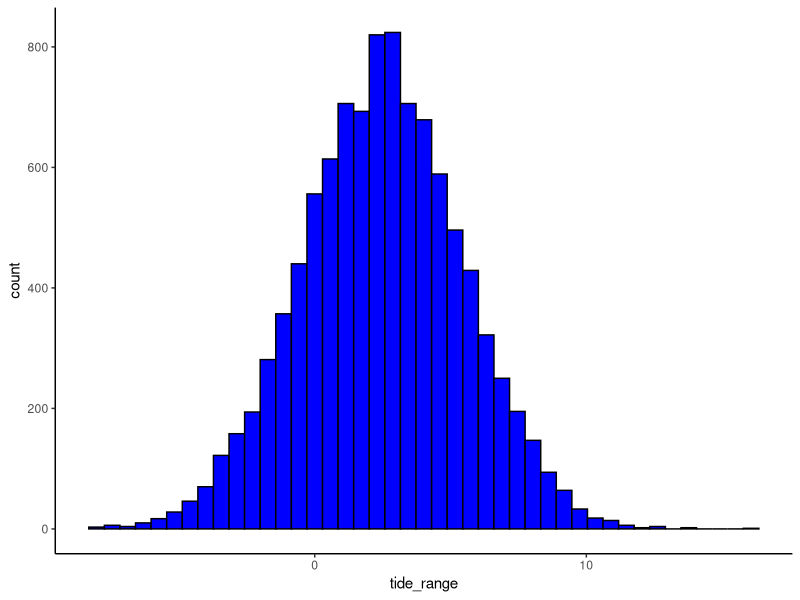
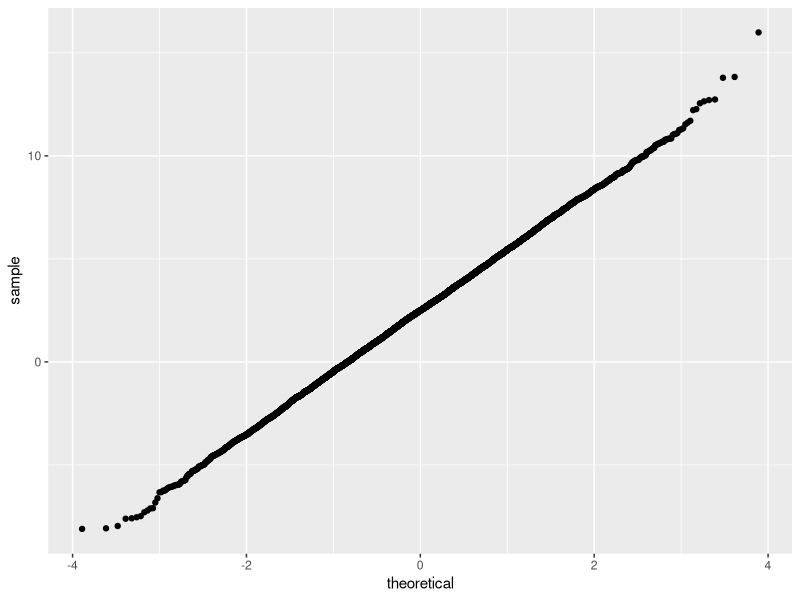

The R script that drew these images, in order: (Note: this script raises an error after producing the figures.)
## ---- chunk 1
knitr::opts_chunk$set(echo = TRUE)
## ---- chunk 2
library(tidyverse)
library(knitr)
library(kableExtra)

flooding_probability <- read_csv("Probability of flooding.csv")
flood_risk_2050 <- read_csv("Flood_Risk_2050.csv")
## ---- chunk 3

x <- rnorm(1000, mean = 0, sd = 1) %>%
  as.data.frame()

## ---- chunk 4
#Creating a sample of tide ranges

tide_range <- rnorm(10000, mean = 2.5, sd = 3) %>%
  as.data.frame

colnames(tide_range) <- c("tide_range")
#Creating a random set of numbers for tide ranges around a mean of 2.5 and a sd of 3


## ---- chunk 5
#inital data exploration

tide_range_hist <- ggplot(tide_range, aes(x=tide_range)) +
  geom_histogram(bins=43, fill = "blue", color="black") +
  theme_classic()
tide_range_hist #creating a histogram to view normal distribution of tide range

tide_range_qq <- ggplot(tide_range, aes(sample=tide_range)) +
  geom_qq()
tide_range_qq #creating a qq plot to view normal distribution of tide range

## ---- chunk 6
# Counting the amount of floods and proportion under normal conditions

tide_range_flood <- tide_range %>%
  mutate(Flood = ifelse(tide_range > 7.5, "Flood", "No Flood")) %>%
  count(Flood, Flood) %>%
  spread(Flood, n) # Creating a count of the number of time that the water is high enough to flood assuming over 7.5 m causes a significant flood.

Flood_Prop <- round(prop.table(as.matrix(tide_range_flood), 1), 3) #Creates a proportion table of the number of floods vs the number of no floods

#The Risk of flood under normal conditions is 4.8%

## ---- chunk 7
# Counting the amount of floods and proportion under normal conditions at high tide

tide_range_high <- rnorm(10000, mean = 5, sd = 3) %>%
  as.data.frame

colnames(tide_range_high) <- c("tide_range_high")

tide_range_flood_high <- tide_range_high %>%
  mutate(Flood = ifelse(tide_range_high > 7.5, "Flood", "No Flood")) %>%
  count(Flood, Flood) %>%
  spread(Flood, n) # Creating a count of the number of time that the water is high enough to flood assuming over 7.5 m causes a significant flood.

Flood_Prop_high <- round(prop.table(as.matrix(tide_range_flood_high), 1), 3) #Creates a proportion table of the number of floods vs the number of no floods

#The Risk of flood under normal conditions at high tide is 19.8%

## ---- chunk 8
# Counting the amount of floods and proportion under normal conditions at low tide

tide_range_low <- rnorm(10000, mean = 0, sd = 3) %>%
  as.data.frame

colnames(tide_range_low) <- c("tide_range_low")

tide_range_flood_low <- tide_range_low %>%
  mutate(Flood = ifelse(tide_range_low > 7.5, "Flood", "No Flood")) %>%
  count(Flood, Flood) %>%
  spread(Flood, n) # Creating a count of the number of time that the water is high enough to flood assuming over 7.5 m causes a significant flood.

Flood_Prop_low <- round(prop.table(as.matrix(tide_range_flood_low), 1), 3) #Creates a proportion table of the number of floods vs the number of no floods

#The Risk of flood under normal conditions at low tide is 0.6%
## ---- chunk 9
# Counting the amount of floods and proportions with a storm surge of 1m in the middle of high and low tide

storm_surge1_0 <- rnorm(10000, mean = 3.5, sd = 3) %>%
  as.data.frame

colnames(storm_surge1_0) <- c("storm_surge1_0")

storm_surge1_0flood <- storm_surge1_0 %>%
  mutate(Flood = ifelse(storm_surge1_0 > 7.5, "Flood", "No Flood")) %>%
  count(Flood, Flood) %>%
  spread(Flood, n)

storm_surge1_0prop <- round(prop.table(as.matrix(storm_surge1_0flood), 1), 3)

#there is a 8.7% chance of flooding under these conditions

## ---- chunk 10
# Counting the amount of floods and proportions with a storm surge of 1m at high tide

storm_surge1_high <- rnorm(10000, mean = 6, sd = 3) %>%
  as.data.frame

colnames(storm_surge1_high) <- c("storm_surge1_high")

storm_surge1_highflood <- storm_surge1_high %>%
  mutate(Flood = ifelse(storm_surge1_high > 7.5, "Flood", "No Flood")) %>%
  count(Flood, Flood) %>%
  spread(Flood, n)

storm_surge1_highprop <- round(prop.table(as.matrix(storm_surge1_highflood), 1), 3)

#there is a 30.9 percent chance of flooding under these conditions
## ---- chunk 11
# Counting the amount of floods and proportions with a storm surge of 1m at low tide

storm_surge1_low <- rnorm(10000, mean = 1, sd = 3) %>%
  as.data.frame

colnames(storm_surge1_low) <- c("storm_surge1_low")

storm_surge1_lowflood <- storm_surge1_low %>%
  mutate(Flood = ifelse(storm_surge1_low > 7.5, "Flood", "No Flood")) %>%
  count(Flood, Flood) %>%
  spread(Flood, n)

storm_surge1_lowprop <- round(prop.table(as.matrix(storm_surge1_lowflood), 1), 3)

#there is a 1.6% chance of flooding under these conditions
## ---- chunk 12
# Counting the amount of floods and proportions with a storm surge of 2m

storm_surge2_0 <- rnorm(10000, mean = 4.5, sd = 3) %>%
  as.data.frame

colnames(storm_surge2_0) <- c("storm_surge2_0")

storm_surge2_0flood <- storm_surge2_0 %>%
  mutate(Flood = ifelse(storm_surge2_0 > 7.5, "Flood", "No Flood")) %>%
  count(Flood, Flood) %>%
  spread(Flood, n)

storm_surge2_0prop <- round(prop.table(as.matrix(storm_surge2_0flood), 1), 3)

#there is a 15.4% chance of flooding under these conditions
## ---- chunk 13
# Counting the amount of floods and proportions with a storm surge of 2m at high tide

storm_surge2_high <- rnorm(10000, mean = 7, sd = 3) %>%
  as.data.frame

colnames(storm_surge2_high) <- c("storm_surge2_high")

storm_surge2_highflood <- storm_surge2_high %>%
  mutate(Flood = ifelse(storm_surge2_high > 7.5, "Flood", "No Flood")) %>%
  count(Flood, Flood) %>%
  spread(Flood, n)

storm_surge2_highprop <- round(prop.table(as.matrix(storm_surge2_highflood), 1), 3)

#there is a 43.1% chance of flooding under these conditions
## ---- chunk 14
# Counting the amount of floods and proportions with a storm surge of 2m at low tide

storm_surge2_low <- rnorm(10000, mean = 2, sd = 3) %>%
  as.data.frame

colnames(storm_surge2_low) <- c("storm_surge2_low")

storm_surge2_lowflood <- storm_surge2_low %>%
  mutate(Flood = ifelse(storm_surge2_low > 7.5, "Flood", "No Flood")) %>%
  count(Flood, Flood) %>%
  spread(Flood, n)

storm_surge2_lowprop <- round(prop.table(as.matrix(storm_surge2_lowflood), 1), 3)

#there is a 3.2% chance of flooding under these conditions
## ---- chunk 15
# Counting the amount of floods and proportions with a storm surge of 3m between high and low tide

storm_surge3_0 <- rnorm(10000, mean = 5.5, sd = 3) %>%
  as.data.frame

colnames(storm_surge3_0) <- c("storm_surge3_0")

storm_surge3_0flood <- storm_surge3_0 %>%
  mutate(Flood = ifelse(storm_surge3_0 > 7.5, "Flood", "No Flood")) %>%
  count(Flood, Flood) %>%
  spread(Flood, n)

storm_surge3_0prop <- round(prop.table(as.matrix(storm_surge3_0flood), 1), 3)

#there is a 25% chance of flooding under these conditions
## ---- chunk 16
# Counting the amount of floods and proportions with a storm surge of 3m at high tide

storm_surge3_high <- rnorm(10000, mean = 8, sd = 3) %>%
  as.data.frame

colnames(storm_surge3_high) <- c("storm_surge3_high")

storm_surge3_highflood <- storm_surge3_high %>%
  mutate(Flood = ifelse(storm_surge3_high > 7.5, "Flood", "No Flood")) %>%
  count(Flood, Flood) %>%
  spread(Flood, n)

storm_surge3_highprop <- round(prop.table(as.matrix(storm_surge3_highflood), 1), 3)

#there is a 57.2% chance of flooding under these conditions
## ---- chunk 17
# Counting the amount of floods and proportions with a storm surge of 2m at low tide

storm_surge3_low <- rnorm(10000, mean = 3, sd = 3) %>%
  as.data.frame

colnames(storm_surge3_low) <- c("storm_surge3_low")

storm_surge3_lowflood <- storm_surge3_low %>%
  mutate(Flood = ifelse(storm_surge3_low > 7.5, "Flood", "No Flood")) %>%
  count(Flood, Flood) %>%
  spread(Flood, n)

storm_surge3_lowprop <- round(prop.table(as.matrix(storm_surge3_lowflood), 1), 3)

#there is a 6.8% chance of flooding under these conditions
## ---- chunk 18
#Create table of probability of flooding

flood_probability_select <- flooding_probability %>%
  select(-conditions) #created a data frame without the column conditions

rownames(flood_probability_select) <- c("Normal Conditions", "Storm Surge 1m", "Storm Surge 2m", "Storm Surge 3m") #set the row names in the data frame as what the conditions were

flood_probability_table <- kable(flood_probability_select,
                                 col.names = c("Low Tide", "Mid Tide", "High Tide"),
                                 caption = "Table 1. Risk of Flooding in New York at Low, Mid and High Tide, Under Normal Conditions and Storm Surges of 1m, 2m, and 3m"
                                  ) %>%
  kable_styling(bootstrap_options = c("striped"), full_width = FALSE)

flood_probability_table

## ---- chunk 19
# Estimating the change in flood risk as sea level rises in 2050
# 10 percentile sea level rise or 7 inches/ 0.1778m at high tide

flood_risk_ht_2050 <- rnorm(10000, mean = 5.1778, sd = 3) %>%
  as.data.frame

colnames(flood_risk_ht_2050) <- c("flood_risk_ht_2050")

flood_risk_ht_2050_t10 <- flood_risk_ht_2050 %>%
  mutate(Flood = ifelse(flood_risk_ht_2050 > 7.5, "Flood", "No Flood")) %>%
  count(Flood, Flood) %>%
  spread(Flood, n) # Creating a count of the number of time that the water is high enough to flood assuming over 7.5 m causes a significant flood.

flood_risk_ht_2050_prop <- round(prop.table(as.matrix(flood_risk_ht_2050_t), 1), 3) #Creates a proportion table of the number of floods vs the number of no floods

## ---- chunk 20
# Estimating the change in flood risk as sea level rises in 2050
# 10 percentile sea level rise or 7 inches/ 0.1778m at mid tide

flood_risk_mt_2050 <- rnorm(10000, mean = 2.6778, sd = 3) %>%
  as.data.frame

colnames(flood_risk_mt_2050) <- c("flood_risk_mt_2050")

flood_risk_mt_2050_t10 <- flood_risk_mt_2050 %>%
  mutate(Flood = ifelse(flood_risk_mt_2050 > 7.5, "Flood", "No Flood")) %>%
  count(Flood, Flood) %>%
  spread(Flood, n) # Creating a count of the number of time that the water is high enough to flood assuming over 7.5 m causes a significant flood.

flood_risk_mt_2050_prop10 <- round(prop.table(as.matrix(flood_risk_mt_2050_t10), 1), 3) #Creates a proportion table of the number of floods vs the number of no floods

## ---- chunk 21
# Estimating the change in flood risk as sea level rises in 2050
# 10 percentile sea level rise or 7 inches/ 0.1778m at mid tide

flood_risk_lt_2050 <- rnorm(10000, mean = 0.1778, sd = 3) %>%
  as.data.frame

colnames(flood_risk_lt_2050) <- c("flood_risk_lt_2050")

flood_risk_lt_2050_t10 <- flood_risk_lt_2050 %>%
  mutate(Flood = ifelse(flood_risk_lt_2050 > 7.5, "Flood", "No Flood")) %>%
  count(Flood, Flood) %>%
  spread(Flood, n) # Creating a count of the number of time that the water is high enough to flood assuming over 7.5 m causes a significant flood.

flood_risk_lt_2050_prop10 <- round(prop.table(as.matrix(flood_risk_lt_2050_t10), 1), 3) #Creates a proportion table of the number of floods vs the number of no floods
## ---- chunk 22
# Estimating the change in flood risk as sea level rises in 2050
# 90 percentile sea level rise or 7 inches/ 0.7874m at high tide

flood_risk_ht_2050_90 <- rnorm(10000, mean = 5.7874, sd = 3) %>%
  as.data.frame

colnames(flood_risk_ht_2050_90) <- c("flood_risk_ht_2050_90")

flood_risk_ht_2050_t90 <- flood_risk_ht_2050_90 %>%
  mutate(Flood = ifelse(flood_risk_ht_2050_90 > 7.5, "Flood", "No Flood")) %>%
  count(Flood, Flood) %>%
  spread(Flood, n) # Creating a count of the number of time that the water is high enough to flood assuming over 7.5 m causes a significant flood.

flood_risk_ht_2050_prop90 <- round(prop.table(as.matrix(flood_risk_ht_2050_t90), 1), 3) #Creates a proportion table of the number of floods vs the number of no floods

## ---- chunk 23
# Estimating the change in flood risk as sea level rises in 2050
# 90 percentile sea level rise or 31 inches/ 0.7874m at mid tide

flood_risk_mt_2050_90 <- rnorm(10000, mean = 3.2874, sd = 3) %>%
  as.data.frame

colnames(flood_risk_mt_2050_90) <- c("flood_risk_mt_2050_90")

flood_risk_mt_2050_t90 <- flood_risk_mt_2050_90 %>%
  mutate(Flood = ifelse(flood_risk_mt_2050_90 > 7.5, "Flood", "No Flood")) %>%
  count(Flood, Flood) %>%
  spread(Flood, n) # Creating a count of the number of time that the water is high enough to flood assuming over 7.5 m causes a significant flood.

flood_risk_mt_2050_prop90 <- round(prop.table(as.matrix(flood_risk_mt_2050_t90), 1), 3) #Creates a proportion table of the number of floods vs the number of no floods

## ---- chunk 24
# Estimating the change in flood risk as sea level rises in 2050
# 90 percentile sea level rise or 7 inches/ 0.7874m at mid tide

flood_risk_lt_2050_90 <- rnorm(10000, mean = 0.7874, sd = 3) %>%
  as.data.frame

colnames(flood_risk_lt_2050_90) <- c("flood_risk_lt_2050_90")

flood_risk_lt_2050_t90 <- flood_risk_lt_2050_90 %>%
  mutate(Flood = ifelse(flood_risk_lt_2050_90 > 7.5, "Flood", "No Flood")) %>%
  count(Flood, Flood) %>%
  spread(Flood, n) # Creating a count of the number of time that the water is high enough to flood assuming over 7.5 m causes a significant flood.

flood_risk_lt_2050_prop90 <- round(prop.table(as.matrix(flood_risk_lt_2050_t90), 1), 3) #Creates a proportion table of the number of floods vs the number of no floods
## ---- chunk 25
# Estimating the change in flood risk as sea level rises in 2050
# 10 percentile sea level rise or 7 inches/ 0.1778m at high tide
#storm surge 1 m

flood_risk_ht_2050_s1 <- rnorm(10000, mean = 6.1778, sd = 3) %>%
  as.data.frame

colnames(flood_risk_ht_2050_s1) <- c("flood_risk_ht_2050_s1")

s1_flood_risk_ht_2050_t10 <- flood_risk_ht_2050_s1 %>%
  mutate(Flood = ifelse(flood_risk_ht_2050_s1 > 7.5, "Flood", "No Flood")) %>%
  count(Flood, Flood) %>%
  spread(Flood, n) # Creating a count of the number of time that the water is high enough to flood assuming over 7.5 m causes a significant flood.

s1_flood_risk_ht_2050_prop <- round(prop.table(as.matrix(s1_flood_risk_ht_2050_t10), 1), 3) #Creates a proportion table of the number of floods vs the number of no floods

## ---- chunk 26
# Estimating the change in flood risk as sea level rises in 2050
# 10 percentile sea level rise or 7 inches/ 0.1778m at mid tide
#storm surge 1m

flood_risk_mt_2050_s1 <- rnorm(10000, mean = 3.6778, sd = 3) %>%
  as.data.frame

colnames(flood_risk_mt_2050_s1) <- c("flood_risk_mt_2050_s1")

s1_flood_risk_mt_2050_t10 <- flood_risk_mt_2050_s1 %>%
  mutate(Flood = ifelse(flood_risk_mt_2050_s1 > 7.5, "Flood", "No Flood")) %>%
  count(Flood, Flood) %>%
  spread(Flood, n) # Creating a count of the number of time that the water is high enough to flood assuming over 7.5 m causes a significant flood.

s1_flood_risk_mt_2050_prop10 <- round(prop.table(as.matrix(s1_flood_risk_mt_2050_t10), 1), 3) #Creates a proportion table of the number of floods vs the number of no floods

## ---- chunk 27
# Estimating the change in flood risk as sea level rises in 2050
# 10 percentile sea level rise or 7 inches/ 0.1778m at mid tide
#storm surge 1m

flood_risk_lt_2050_s1 <- rnorm(10000, mean = 1.1778, sd = 3) %>%
  as.data.frame

colnames(flood_risk_lt_2050_s1) <- c("flood_risk_lt_2050_s1")

s1_flood_risk_lt_2050_t10 <- flood_risk_lt_2050_s1 %>%
  mutate(Flood = ifelse(flood_risk_lt_2050_s1 > 7.5, "Flood", "No Flood")) %>%
  count(Flood, Flood) %>%
  spread(Flood, n) # Creating a count of the number of time that the water is high enough to flood assuming over 7.5 m causes a significant flood.

s1_flood_risk_lt_2050_prop10 <- round(prop.table(as.matrix(s1_flood_risk_lt_2050_t10), 1), 3) #Creates a proportion table of the number of floods vs the number of no floods
## ---- chunk 28
# Estimating the change in flood risk as sea level rises in 2050
# 90 percentile sea level rise or 7 inches/ 0.7874m at high tide
# Storm Surge 1m
flood_risk_ht_2050_90_s1 <- rnorm(10000, mean = 6.7874, sd = 3) %>%
  as.data.frame

colnames(flood_risk_ht_2050_90_s1) <- c("flood_risk_ht_2050_90_s1")

s1_flood_risk_ht_2050_t90 <- flood_risk_ht_2050_90_s1 %>%
  mutate(Flood = ifelse(flood_risk_ht_2050_90_s1 > 7.5, "Flood", "No Flood")) %>%
  count(Flood, Flood) %>%
  spread(Flood, n) # Creating a count of the number of time that the water is high enough to flood assuming over 7.5 m causes a significant flood.

s1_flood_risk_ht_2050_prop90 <- round(prop.table(as.matrix(s1_flood_risk_ht_2050_t90), 1), 3) #Creates a proportion table of the number of floods vs the number of no floods

## ---- chunk 29
# Estimating the change in flood risk as sea level rises in 2050
# 90 percentile sea level rise or 31 inches/ 0.7874m at mid tide

flood_risk_mt_2050_90_s1 <- rnorm(10000, mean = 4.2874, sd = 3) %>%
  as.data.frame

colnames(flood_risk_mt_2050_90_s1) <- c("flood_risk_mt_2050_90_s1")

s1_flood_risk_mt_2050_t90 <- flood_risk_mt_2050_90_s1 %>%
  mutate(Flood = ifelse(flood_risk_mt_2050_90_s1 > 7.5, "Flood", "No Flood")) %>%
  count(Flood, Flood) %>%
  spread(Flood, n) # Creating a count of the number of time that the water is high enough to flood assuming over 7.5 m causes a significant flood.

s1_flood_risk_mt_2050_prop90 <- round(prop.table(as.matrix(s1_flood_risk_mt_2050_t90), 1), 3) #Creates a proportion table of the number of floods vs the number of no floods

## ---- chunk 30
# Estimating the change in flood risk as sea level rises in 2050
# 90 percentile sea level rise or 7 inches/ 0.7874m at mid tide

flood_risk_lt_2050_90_s1 <- rnorm(10000, mean = 1.7874, sd = 3) %>%
  as.data.frame

colnames(flood_risk_lt_2050_90_s1) <- c("flood_risk_lt_2050_90_s1")

s1_flood_risk_lt_2050_t90 <- flood_risk_lt_2050_90_s1 %>%
  mutate(Flood = ifelse(flood_risk_lt_2050_90_s1 > 7.5, "Flood", "No Flood")) %>%
  count(Flood, Flood) %>%
  spread(Flood, n) # Creating a count of the number of time that the water is high enough to flood assuming over 7.5 m causes a significant flood.

s1_flood_risk_lt_2050_prop90 <- round(prop.table(as.matrix(s1_flood_risk_lt_2050_t90), 1), 3) #Creates a proportion table of the number of floods vs the number of no floods
## ---- chunk 31
# Estimating the change in flood risk as sea level rises in 2050
# 10 percentile sea level rise or 7 inches/ 0.1778m at high tide
#storm surge 2 m

flood_risk_ht_2050_s2 <- rnorm(10000, mean = 7.1778, sd = 3) %>%
  as.data.frame

colnames(flood_risk_ht_2050_s2) <- c("flood_risk_ht_2050_s2")

s2_flood_risk_ht_2050_t10 <- flood_risk_ht_2050_s2 %>%
  mutate(Flood = ifelse(flood_risk_ht_2050_s2 > 7.5, "Flood", "No Flood")) %>%
  count(Flood, Flood) %>%
  spread(Flood, n) # Creating a count of the number of time that the water is high enough to flood assuming over 7.5 m causes a significant flood.

surge2_fr_ht_2050_prop10 <- round(prop.table(as.matrix(s2_flood_risk_ht_2050_t10), 1), 3) #Creates a proportion table of the number of floods vs the number of no floods

## ---- chunk 32
# Estimating the change in flood risk as sea level rises in 2050
# 10 percentile sea level rise or 7 inches/ 0.1778m at mid tide
#storm surge 1m

flood_risk_mt_2050_s2 <- rnorm(10000, mean = 4.6778, sd = 3) %>%
  as.data.frame

colnames(flood_risk_mt_2050_s2) <- c("flood_risk_mt_2050_s2")

s2_flood_risk_mt_2050_t10 <- flood_risk_mt_2050_s2 %>%
  mutate(Flood = ifelse(flood_risk_mt_2050_s2 > 7.5, "Flood", "No Flood")) %>%
  count(Flood, Flood) %>%
  spread(Flood, n) # Creating a count of the number of time that the water is high enough to flood assuming over 7.5 m causes a significant flood.

surge2_fr_mt_2050_prop10 <- round(prop.table(as.matrix(s2_flood_risk_mt_2050_t10), 1), 3) #Creates a proportion table of the number of floods vs the number of no floods

## ---- chunk 33
# Estimating the change in flood risk as sea level rises in 2050
# 10 percentile sea level rise or 7 inches/ 0.1778m at mid tide
#storm surge 2m

flood_risk_lt_2050_s2 <- rnorm(10000, mean = 2.1778, sd = 3) %>%
  as.data.frame

colnames(flood_risk_lt_2050_s2) <- c("flood_risk_lt_2050_s2")

s2_flood_risk_lt_2050_t10 <- flood_risk_lt_2050_s2 %>%
  mutate(Flood = ifelse(flood_risk_lt_2050_s2 > 7.5, "Flood", "No Flood")) %>%
  count(Flood, Flood) %>%
  spread(Flood, n) # Creating a count of the number of time that the water is high enough to flood assuming over 7.5 m causes a significant flood.

surge2_fr_lt_2050_prop10 <- round(prop.table(as.matrix(s2_flood_risk_lt_2050_t10), 1), 3) #Creates a proportion table of the number of floods vs the number of no floods
## ---- chunk 34
# Estimating the change in flood risk as sea level rises in 2050
# 90 percentile sea level rise or 7 inches/ 0.7874m at high tide
# Storm Surge 1m
flood_risk_ht_2050_90_s2 <- rnorm(10000, mean = 7.7874, sd = 3) %>%
  as.data.frame

colnames(flood_risk_ht_2050_90_s2) <- c("flood_risk_ht_2050_90_s2")

s2_flood_risk_ht_2050_t90 <- flood_risk_ht_2050_90_s2 %>%
  mutate(Flood = ifelse(flood_risk_ht_2050_90_s2 > 7.5, "Flood", "No Flood")) %>%
  count(Flood, Flood) %>%
  spread(Flood, n) # Creating a count of the number of time that the water is high enough to flood assuming over 7.5 m causes a significant flood.

surge2_fr_ht_2050_prop90 <- round(prop.table(as.matrix(s2_flood_risk_ht_2050_t90), 1), 3) #Creates a proportion table of the number of floods vs the number of no floods

## ---- chunk 35
# Estimating the change in flood risk as sea level rises in 2050
# 90 percentile sea level rise or 31 inches/ 0.7874m at mid tide

flood_risk_mt_2050_90_s2 <- rnorm(10000, mean = 5.2874, sd = 3) %>%
  as.data.frame

colnames(flood_risk_mt_2050_90_s2) <- c("flood_risk_mt_2050_90_s2")

s2_flood_risk_mt_2050_t90 <- flood_risk_mt_2050_90_s2 %>%
  mutate(Flood = ifelse(flood_risk_mt_2050_90_s2 > 7.5, "Flood", "No Flood")) %>%
  count(Flood, Flood) %>%
  spread(Flood, n) # Creating a count of the number of time that the water is high enough to flood assuming over 7.5 m causes a significant flood.

surge2_fr_mt_2050_prop90 <- round(prop.table(as.matrix(s2_flood_risk_mt_2050_t90), 1), 3) #Creates a proportion table of the number of floods vs the number of no floods

## ---- chunk 36
# Estimating the change in flood risk as sea level rises in 2050
# 90 percentile sea level rise or 7 inches/ 0.7874m at mid tide

flood_risk_lt_2050_90_s2 <- rnorm(10000, mean = 2.7874, sd = 3) %>%
  as.data.frame

colnames(flood_risk_lt_2050_90_s2) <- c("flood_risk_lt_2050_90_s2")

s2_flood_risk_lt_2050_t90 <- flood_risk_lt_2050_90_s2 %>%
  mutate(Flood = ifelse(flood_risk_lt_2050_90_s2 > 7.5, "Flood", "No Flood")) %>%
  count(Flood, Flood) %>%
  spread(Flood, n) # Creating a count of the number of time that the water is high enough to flood assuming over 7.5 m causes a significant flood.

surge2_fr_lt_2050_prop90 <- round(prop.table(as.matrix(s2_flood_risk_lt_2050_t90), 1), 3) #Creates a proportion table of the number of floods vs the number of no floods
## ---- chunk 37
# Estimating the change in flood risk as sea level rises in 2050
# 10 percentile sea level rise or 7 inches/ 0.1778m at high tide
#storm surge 3 m

flood_risk_ht_2050_s3 <- rnorm(10000, mean = 8.1778, sd = 3) %>%
  as.data.frame

colnames(flood_risk_ht_2050_s3) <- c("flood_risk_ht_2050_s3")

s3_flood_risk_ht_2050_t10 <- flood_risk_ht_2050_s3 %>%
  mutate(Flood = ifelse(flood_risk_ht_2050_s3 > 7.5, "Flood", "No Flood")) %>%
  count(Flood, Flood) %>%
  spread(Flood, n) # Creating a count of the number of time that the water is high enough to flood assuming over 7.5 m causes a significant flood.

storm3m_fr_ht_2050_prop10 <- round(prop.table(as.matrix(s3_flood_risk_ht_2050_t10), 1), 3) #Creates a proportion table of the number of floods vs the number of no floods

## ---- chunk 38
# Estimating the change in flood risk as sea level rises in 2050
# 10 percentile sea level rise or 7 inches/ 0.1778m at mid tide
#storm surge 1m

flood_risk_mt_2050_s3 <- rnorm(10000, mean = 5.6778, sd = 3) %>%
  as.data.frame

colnames(flood_risk_mt_2050_s3) <- c("flood_risk_mt_2050_s3")

s3_flood_risk_mt_2050_t10 <- flood_risk_mt_2050_s3 %>%
  mutate(Flood = ifelse(flood_risk_mt_2050_s3 > 7.5, "Flood", "No Flood")) %>%
  count(Flood, Flood) %>%
  spread(Flood, n) # Creating a count of the number of time that the water is high enough to flood assuming over 7.5 m causes a significant flood.

storm3m_fr_mt_2050_prop10 <- round(prop.table(as.matrix(s3_flood_risk_mt_2050_t10), 1), 3) #Creates a proportion table of the number of floods vs the number of no floods

## ---- chunk 39
# Estimating the change in flood risk as sea level rises in 2050
# 10 percentile sea level rise or 7 inches/ 0.1778m at mid tide
#storm surge 2m

flood_risk_lt_2050_s3 <- rnorm(10000, mean = 3.1778, sd = 3) %>%
  as.data.frame

colnames(flood_risk_lt_2050_s3) <- c("flood_risk_lt_2050_s3")

s3_flood_risk_lt_2050_t10 <- flood_risk_lt_2050_s3 %>%
  mutate(Flood = ifelse(flood_risk_lt_2050_s3 > 7.5, "Flood", "No Flood")) %>%
  count(Flood, Flood) %>%
  spread(Flood, n) # Creating a count of the number of time that the water is high enough to flood assuming over 7.5 m causes a significant flood.

storm3m_fr_lt_2050_prop10 <- round(prop.table(as.matrix(s3_flood_risk_lt_2050_t10), 1), 3) #Creates a proportion table of the number of floods vs the number of no floods
## ---- chunk 40
# Estimating the change in flood risk as sea level rises in 2050
# 90 percentile sea level rise or 7 inches/ 0.7874m at high tide
# Storm Surge 1m
flood_risk_ht_2050_90_s3 <- rnorm(10000, mean = 8.7874, sd = 3) %>%
  as.data.frame

colnames(flood_risk_ht_2050_90_s3) <- c("flood_risk_ht_2050_90_s3")

s3_flood_risk_ht_2050_t90 <- flood_risk_ht_2050_90_s3 %>%
  mutate(Flood = ifelse(flood_risk_ht_2050_90_s3 > 7.5, "Flood", "No Flood")) %>%
  count(Flood, Flood) %>%
  spread(Flood, n) # Creating a count of the number of time that the water is high enough to flood assuming over 7.5 m causes a significant flood.

storm3m_fr_ht_2050_prop90 <- round(prop.table(as.matrix(s3_flood_risk_ht_2050_t90), 1), 3) #Creates a proportion table of the number of floods vs the number of no floods

## ---- chunk 41
# Estimating the change in flood risk as sea level rises in 2050
# 90 percentile sea level rise or 31 inches/ 0.7874m at mid tide

flood_risk_mt_2050_90_s3 <- rnorm(10000, mean = 6.2874, sd = 3) %>%
  as.data.frame

colnames(flood_risk_mt_2050_90_s3) <- c("flood_risk_mt_2050_90_s3")

s3_flood_risk_mt_2050_t90 <- flood_risk_mt_2050_90_s3 %>%
  mutate(Flood = ifelse(flood_risk_mt_2050_90_s3 > 7.5, "Flood", "No Flood")) %>%
  count(Flood, Flood) %>%
  spread(Flood, n) # Creating a count of the number of time that the water is high enough to flood assuming over 7.5 m causes a significant flood.

storm3m_fr_mt_2050_prop90 <- round(prop.table(as.matrix(s3_flood_risk_mt_2050_t90), 1), 3) #Creates a proportion table of the number of floods vs the number of no floods

## ---- chunk 42
# Estimating the change in flood risk as sea level rises in 2050
# 90 percentile sea level rise or 7 inches/ 0.7874m at mid tide

flood_risk_lt_2050_90_s3 <- rnorm(10000, mean = 3.7874, sd = 3) %>%
  as.data.frame

colnames(flood_risk_lt_2050_90_s3) <- c("flood_risk_lt_2050_90_s2")

s3_flood_risk_lt_2050_t90 <- flood_risk_lt_2050_90_s3 %>%
  mutate(Flood = ifelse(flood_risk_lt_2050_90_s3 > 7.5, "Flood", "No Flood")) %>%
  count(Flood, Flood) %>%
  spread(Flood, n) # Creating a count of the number of time that the water is high enough to flood assuming over 7.5 m causes a significant flood.

storm3m_fr_lt_2050_prop90 <- round(prop.table(as.matrix(s3_flood_risk_lt_2050_t90), 1), 3) #Creates a proportion table of the number of floods vs the number of no floods
